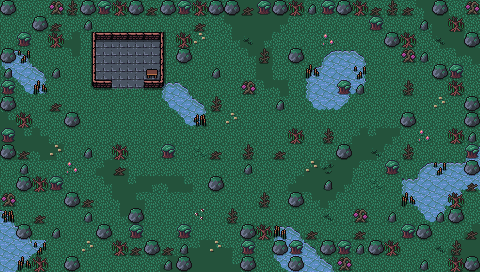

Rendered tile map (Tiled .tmx) drawn with the repository's tilesets; below, a short description and the map source with its tile grids summarised:
An orthogonal 30x17 tile map with 16x16 px tiles, 3 tile layers (Background, Ground, Clutter), 2 tilesets and 28 objects.

<map version="1.10" tiledversion="1.10.1" orientation="orthogonal" renderorder="right-down" width="30" height="17" tilewidth="16" tileheight="16" infinite="0" nextlayerid="7" nextobjectid="91">
 <editorsettings>
  <export target="wastetown..tmx" format="tmx" />
 </editorsettings>
 <tileset firstgid="1" source="../../../../common/maps/tileset/main.tsx" />
 <tileset firstgid="10113" source="../../../../common/maps/tileset/buildings.tsx" />
 <layer id="1" name="Background" width="30" height="17">
  <data>[510 cells, 510 non-empty, 1 distinct tile ids]</data>
 </layer>
 <layer id="2" name="Ground" width="30" height="17">
  <data>[510 cells, 154 non-empty, 29 distinct tile ids]</data>
 </layer>
 <layer id="3" name="Clutter" width="30" height="17">
  <properties>
   <property name="spriteLayer" type="bool" value="true" />
  </properties>
  <data>[510 cells, 187 non-empty, 23 distinct tile ids]</data>
 </layer>
 <objectgroup id="4" name="Objects">
  <object id="38" template="../../../../common/maps/obj/entry_up.tx" x="192" y="271.5" width="48" height="16">
   <properties>
    <property name="teleport" value="" />
   </properties>
  </object>
  <object id="48" template="../../obj/treasure.tx" x="97.167" y="55.9167" />
  <object id="52" template="../../../../common/maps/obj/gold.tx" x="143.634" y="54.4911" />
  <object id="55" template="../../../../common/maps/obj/enemy.tx" x="126.667" y="81.4997">
   <properties>
    <property name="enemy" value="Adept Black Wizard" />
   </properties>
  </object>
  <object id="61" template="../../obj/booster.tx" x="144.333" y="78.3333">
   <properties>
    <property name="reward">[{"editions":["DMU","BRO","NEO","MID","VOW","SNC","ONE","MOM","MAT","WOE","AFR"],"type":"card","count":10,"rarity":["Common"]},{"editions":["DMU","BRO","NEO","MID","VOW","SNC","ONE","MOM","MAT","WOE","AFR"],"type":"card","count":3,"rarity":["Uncommon"]},{"editions":["DMU","BRO","NEO","MID","VOW","SNC","ONE","MOM","MAT","WOE","AFR"],"type":"card","count":3,"rarity":["Rare","Mythic Rare"]}]</property>
   </properties>
  </object>
  <object id="62" template="../../../../common/maps/obj/waypoint.tx" x="210.667" y="131.333" />
  <object id="63" template="../../../../common/maps/obj/enemy.tx" x="325.667" y="83">
   <properties>
    <property name="enemy" value="Crocodile" />
    <property name="threatRange" type="int" value="60" />
   </properties>
  </object>
  <object id="64" template="../../../../common/maps/obj/enemy.tx" x="432" y="179.667">
   <properties>
    <property name="enemy" value="Crocodile" />
    <property name="threatRange" type="int" value="60" />
   </properties>
  </object>
  <object id="67" template="../../../../common/maps/obj/enemy.tx" x="147.333" y="194">
   <properties>
    <property name="enemy" value="Black Golem" />
    <property name="threatRange" type="int" value="30" />
    <property name="waypoints" value="73,74,75,74,73" />
   </properties>
  </object>
  <object id="70" template="../../../../common/maps/obj/enemy.tx" x="352.667" y="193">
   <properties>
    <property name="enemy" value="Black Golem" />
    <property name="threatRange" type="int" value="30" />
    <property name="waypoints" value="80,76,79,76" />
   </properties>
  </object>
  <object id="71" template="../../../../common/maps/obj/enemy.tx" x="252" y="45.6667">
   <properties>
    <property name="enemy" value="Black Golem" />
    <property name="threatRange" type="int" value="30" />
    <property name="waypoints" value="82,81" />
   </properties>
  </object>
  <object id="73" template="../../../../common/maps/obj/waypoint.tx" x="188.333" y="197" />
  <object id="74" template="../../../../common/maps/obj/waypoint.tx" x="131.333" y="193.333" />
  <object id="75" template="../../../../common/maps/obj/waypoint.tx" x="129.667" y="127" />
  <object id="76" template="../../../../common/maps/obj/waypoint.tx" x="371" y="127.667" />
  <object id="77" template="../../../../common/maps/obj/waypoint.tx" x="364.667" y="53.6667" />
  <object id="78" template="../../../../common/maps/obj/waypoint.tx" x="416" y="94.3333" />
  <object id="79" template="../../../../common/maps/obj/waypoint.tx" x="416.667" y="145" />
  <object id="80" template="../../../../common/maps/obj/waypoint.tx" x="355.333" y="158.333" />
  <object id="81" template="../../../../common/maps/obj/waypoint.tx" x="340.667" y="36.6667" />
  <object id="82" template="../../../../common/maps/obj/waypoint.tx" x="214.667" y="41.3333" />
  <object id="84" template="../../obj/treasure.tx" x="444.667" y="161" />
  <object id="85" template="../../../../common/maps/obj/manashards.tx" x="366.333" y="70.3333" />
  <object id="86" template="../../../../common/maps/obj/manashards.tx" x="41.3333" y="68.6667" />
  <object id="87" template="../../../../common/maps/obj/collision.tx" x="0.333333" y="-17.3333" width="481" height="16" />
  <object id="88" template="../../../../common/maps/obj/collision.tx" x="-0.166667" y="272.333" width="481" height="16" />
  <object id="89" template="../../../../common/maps/obj/collision.tx" x="-16" y="-15.4007" width="16" height="305.468" />
  <object id="90" template="../../../../common/maps/obj/collision.tx" x="480" y="-10.4007" width="16" height="305.468" />
 </objectgroup>
</map>
